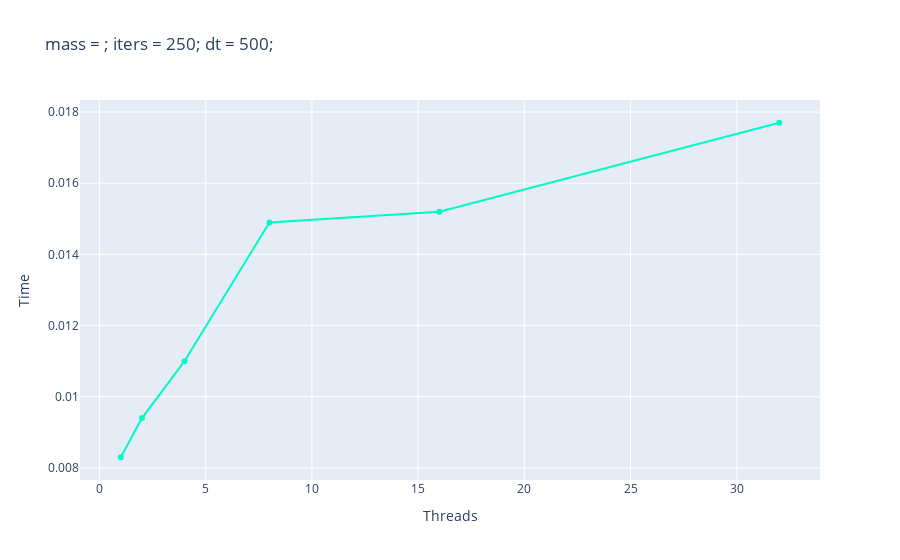

Here is the notebook cell this chart was saved with:
### Code cell
trace1 = go.Scatter(
                    x = data['threads'],
                    y = data['time-dt=500/iters=250'],
                    mode = "lines+markers",
                    name = "dt=300/iters=100",
                    marker = dict(color = 'rgba(0, 250, 199, 1)')
                    )
d = [trace1]
layout = dict(title = 'mass = ; iters = 250; dt = 500;',
              xaxis = dict(title= 'Threads', ticklen= 5, zeroline= False),
              yaxis = dict(title= 'Time', ticklen= 5, zeroline= False)
             )
fig = dict(data = d, layout = layout)
iplot(fig)

### Figure 1 — Plotly figure (JSON) as saved in the notebook; plotly's stock layout.template omitted (floating-point values rounded to 4 significant figures)
{"data": [{"marker": {"color": "rgba(0, 250, 199, 1)"}, "mode": "lines+markers", "name": "dt=300/iters=100", "type": "scatter", "x": [1, 2, 4, 8, 16, 32], "y": [0.0083, 0.0094, 0.011, 0.0149, 0.0152, 0.0177]}], "layout": {"title": {"text": "mass = ; iters = 250; dt = 500;"}, "xaxis": {"ticklen": 5, "title": {"text": "Threads"}, "zeroline": false}, "yaxis": {"ticklen": 5, "title": {"text": "Time"}, "zeroline": false}}}
